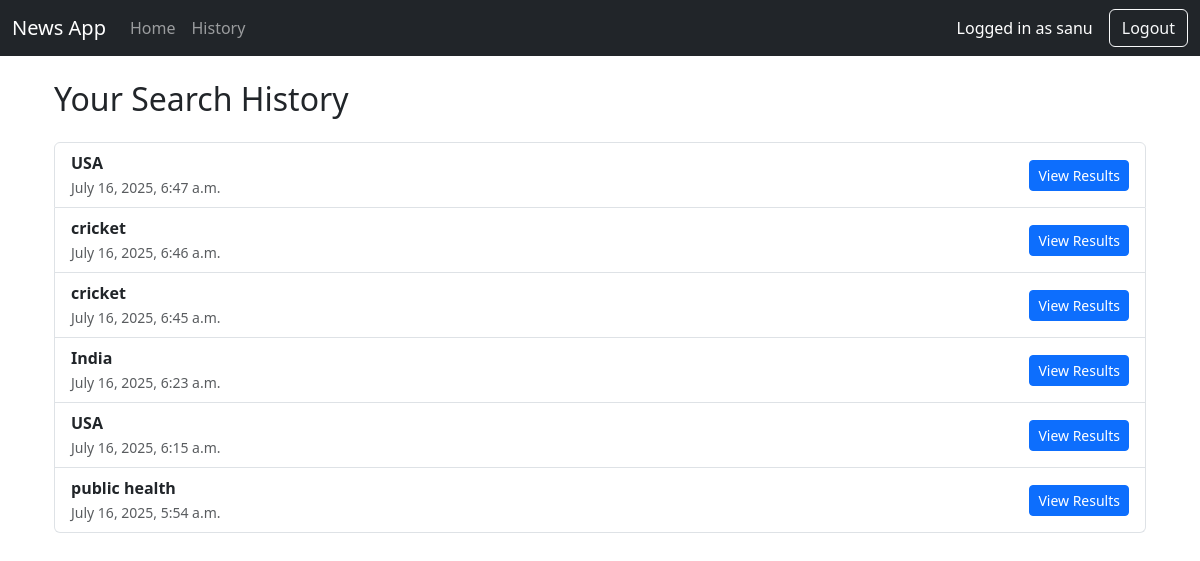
The app's page /search/history/ (signed in) with its own data.
### search/models.py (models this page shows, shortened)
class Search(models.Model):
    user = models.ForeignKey(settings.AUTH_USER_MODEL, on_delete=models.CASCADE)
    query = models.CharField(max_length=255)
    searched_at = models.DateTimeField(auto_now_add=True)

### search/views.py (the view)
# urls.py: path('history/', views.history_view, name='history'),
@login_required
def history_view(request):
    searches = Search.objects.filter(user=request.user).order_by('-searched_at')
    return render(request, 'search/history.html', {'searches': searches})

### templates/search/history.html (shortened to what this page needs)
{% extends 'base.html' %}
{% block content %}
<div class="container mt-4">
  <h2 class="mb-4">Your Search History</h2>
  {% if searches %}
    <ul class="list-group">
      {% for search in searches %}
        <li class="list-group-item d-flex justify-content-between align-items-center">
          <div>
            <strong>{{ search.query }}</strong><br>
            <small class="text-muted">{{ search.searched_at|date:"F j, Y, g:i a" }}</small>
          </div>
          <a href="{% url 'search:results' search.id %}" class="btn btn-sm btn-primary">View Results</a>
        </li>
      {% endfor %}
    </ul>
  {% else %}
    <div class="alert alert-info">No previous searches found.</div>
  {% endif %}
</div>
{% endblock %}

### templates/base.html (shortened to what this page needs)
<!DOCTYPE html>
<html lang="en">
<head>
    <link href="https://cdn.jsdelivr.net/npm/bootstrap@5.3.2/dist/css/bootstrap.min.css" rel="stylesheet">
</head>
<body>
{% if user.is_authenticated %}
<nav class="navbar navbar-expand-lg navbar-dark bg-dark mb-4">
  <div class="container-fluid">
    <a class="navbar-brand" href="{% url 'search:search' %}">News App</a>
    <div class="collapse navbar-collapse">
      <ul class="navbar-nav me-auto">
        <li class="nav-item">
          <a class="nav-link" href="{% url 'search:search' %}">Home</a>
        </li>
        <li class="nav-item">
          <a class="nav-link" href="{% url 'search:history' %}">History</a>
        </li>
      </ul>
      <span class="navbar-text text-white me-3">
        Logged in as {{ user.username }}
      </span>
      <a class="btn btn-outline-light" href="{% url 'users:logout' %}">Logout</a>
    </div>
  </div>
</nav>
{% endif %}
<div class="container">
    {% block content %}
    {% endblock %}
</div>
</body>
</html>

### records on screen
Search: query "USA", searched_at "July 16, 2025, 6:47 a.m."
Search: query "cricket", searched_at "July 16, 2025, 6:46 a.m."
Search: query "cricket", searched_at "July 16, 2025, 6:45 a.m."
Search: query "India", searched_at "July 16, 2025, 6:23 a.m."
Search: query "USA", searched_at "July 16, 2025, 6:15 a.m."
Search: query "public health", searched_at "July 16, 2025, 5:54 a.m."

### other values on screen
{{ user.username }} "sanu"
